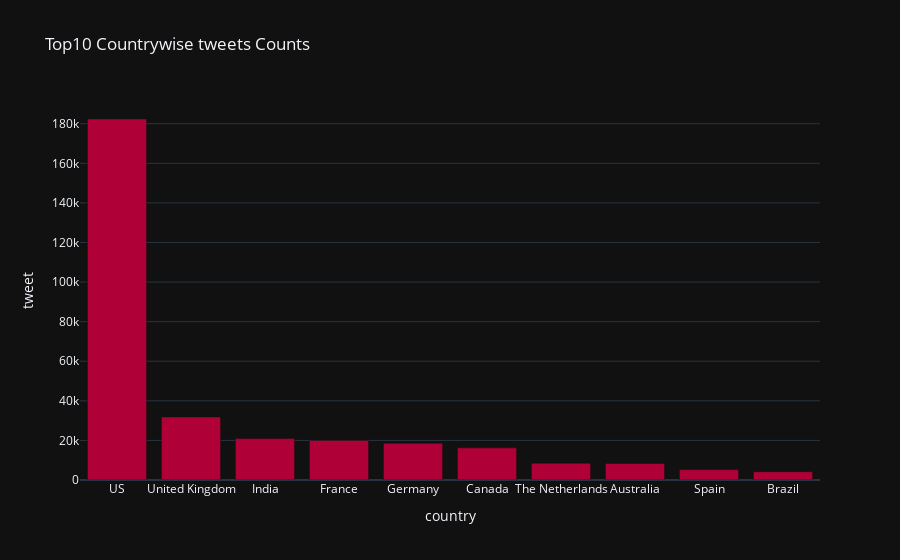

Notebook code for this chart:
### Markdown cell above
### Top10 Country-wise tweets Counts
So, let’s find out the top 10 countries that are most active in tweeting during the elections.

### Code cell
# Top10 Countrywise tweets Counts 
top10countries = data.groupby('country')['tweet'].count( 
).sort_values(ascending=False).reset_index().head(10) 
# top10countries 

# Interactive bar chart 
top10_bar = px.bar(top10countries, x='country', y='tweet', 
template='plotly_dark', 
color_discrete_sequence=px.colors.qualitative.Dark24_r, 
title='Top10 Countrywise tweets Counts') 

# To view the graph 
top10_bar.show()

### Figure 1 — Plotly figure (JSON) as saved in the notebook; plotly's stock layout.template omitted (floating-point values rounded to 4 significant figures)
{"data": [{"hovertemplate": "country=%{x}<br>tweet=%{y}<extra></extra>", "legendgroup": "", "marker": {"color": "#AF0038", "pattern": {"shape": ""}}, "name": "", "orientation": "v", "showlegend": false, "textposition": "auto", "type": "bar", "x": ["US", "United Kingdom", "India", "France", "Germany", "Canada", "The Netherlands", "Australia", "Spain", "Brazil"], "xaxis": "x", "y": [182382, 31869, 20931, 19996, 18534, 16250, 8491, 8330, 5254, 4211], "yaxis": "y"}], "layout": {"barmode": "relative", "legend": {"tracegroupgap": 0}, "title": {"text": "Top10 Countrywise tweets Counts"}, "xaxis": {"anchor": "y", "domain": [0, 1], "title": {"text": "country"}}, "yaxis": {"anchor": "x", "domain": [0, 1], "title": {"text": "tweet"}}}}
